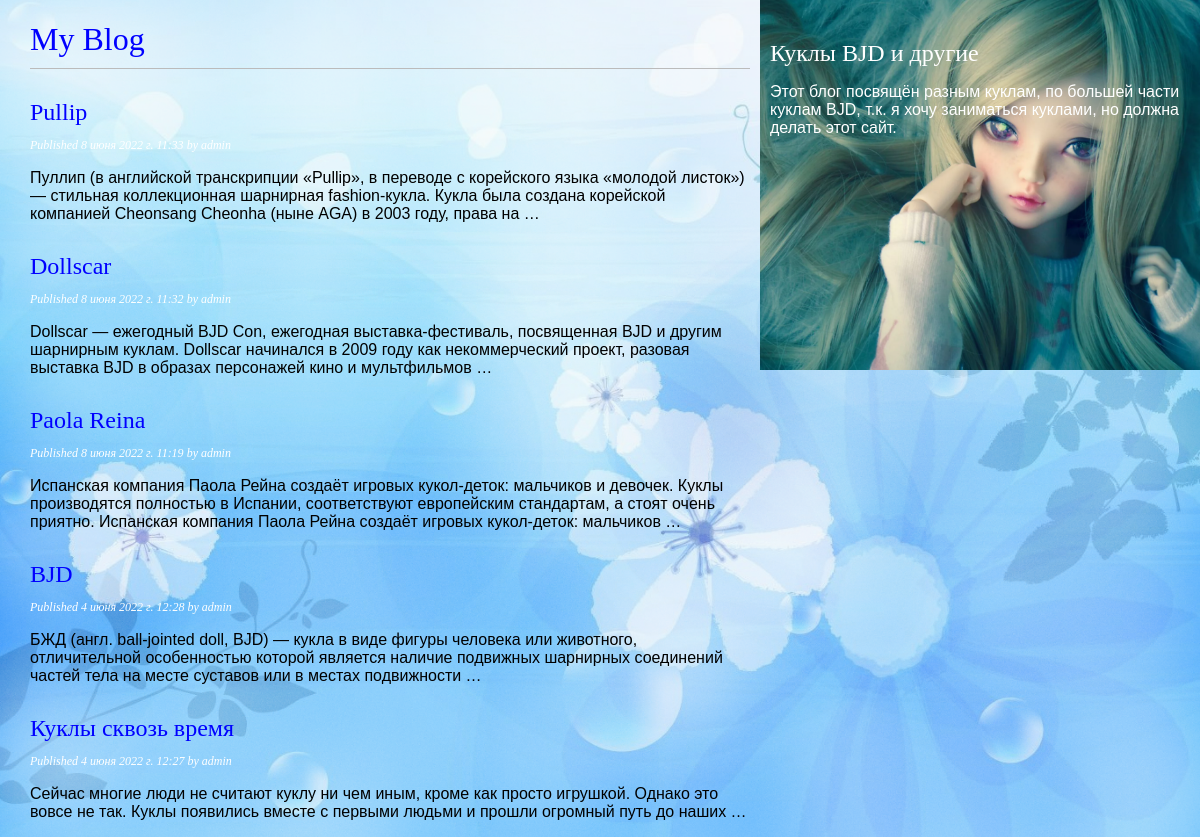
Screenshot of /blog/ with the database file from the repository.
### blog/models.py (models this page shows, shortened)
class Post(models.Model):
     class Status(models.TextChoices):
        DRAFT = 'DF', 'Draft'
        PUBLISHED = 'PB', 'Published'
     title = models.CharField(max_length=250)
     slug = models.SlugField(max_length=250)
     author = models.ForeignKey(User,
     on_delete=models.CASCADE,
     related_name='blog_posts')
     body = models.TextField()
     publish = models.DateTimeField(default=timezone.now)
     created = models.DateTimeField(auto_now_add=True)
     updated = models.DateTimeField(auto_now=True)
     status = models.CharField(max_length=2,
     choices=Status.choices,
     default=Status.DRAFT)
     objects = models.Manager() # The default manager.
     published = PublishedManager() # Our custom manager.
     class Meta:
        ordering = ['-publish']
        indexes = [
     models.Index(fields=['-publish']),
     ]

### blog/views.py (the view)
# urls.py: path('', views.post_list, name='post_list'),
def post_list(request):
     posts = Post.published.all()
     return render(request,
     'blog/post/list.html',
     {'posts': posts})

### blog/models.py (called while the page is built)
     def get_queryset(self):
        return super().get_queryset()\
            .filter(status=Post.Status.PUBLISHED)

### blog/templates/blog/post/list.html (shortened to what this page needs)
{% extends "blog/base.html" %}
{% block content %}
  <h1>My Blog</h1>
  {% for post in posts %}
    <h2>
      <a href="{% url 'blog:post_detail' post.id %}">
        {{ post.title }}
      </a>
    </h2>
    <p class="date">
      Published {{ post.publish }} by {{ post.author }}
    </p>
    {{ post.body|truncatewords:30|linebreaks }}
  {% endfor %}
{% endblock %}

### blog/templates/blog/base.html (shortened to what this page needs)
{% load static %}
<!DOCTYPE html>
<html>
<head>
  <link href="{% static "css/blog.css" %}" rel="stylesheet">
</head>
<body>
  <div id="content">
    {% block content %}
    {% endblock %}
  </div>
  <div id="sidebar">
    <h2>Куклы BJD и другие</h2>
    <p>Этот блог посвящён разным куклам, по большей части куклам BJD, т.к. я хочу заниматься куклами, но должна делать этот сайт.</p>
  </div>
</body>
</html>

### blog/static/css/blog.css (style rules this page uses)
body { margin:0; padding:0; font-family:MS Sans Serif, sans-serif; background: url(r.bmpq.png) no-repeat; background-size:cover; }
a { color:#0000ff; text-decoration:none; font-family:Monotype Corsiva, cursive; }
h1 { font-weight:normal; border-bottom:1px solid #bbb; padding:0 0 10px 0; font-family:Monotype Corsiva, cursive; color:#0000ff; }
h2 { font-weight:normal; margin:30px 0 0; font-family:Monotype Corsiva, cursive; color:#ffffff; }
#content { float:left; width:60%; padding:0 0 0 30px; }
#sidebar { float:right; width:420px; padding:10px; background:#91c2f5; background: url(Безымянный1.png) no-repeat; background-size:cover; height:350px; color:#ffffff }
p.date { color:#ffffff; font-family: georgia, serif; font-size: 12px; font-style: italic; }

### rows the page displays
Post: title "Pullip", publish "8 июня 2022 г. 11:33", author "admin", body "Пуллип (в английской транскрипции «Pullip», в переводе с корейского языка «молодой листок»)— стильная коллекционная шарнирная fashion-кукла. Кукла была создана корейской компанией Cheonsang Cheonha (ныне AGA) в 2003 году, права на …"
Post: title "Dollscar", publish "8 июня 2022 г. 11:32", author "admin", body "Dollscar — ежегодный BJD Con, ежегодная выставка-фестиваль, посвященная BJD и другим шарнирным куклам. Dollscar начинался в 2009 году как некоммерческий проект, разовая выставка BJD в образах персонажей кино и мультфильмов …"
Post: title "Paola Reina", publish "8 июня 2022 г. 11:19", author "admin", body "Испанская компания Паола Рейна создаёт игровых кукол-деток: мальчиков и девочек. Куклы производятся полностью в Испании, соответствуют европейским стандартам, а стоят очень приятно. Испанская компания Паола Рейна создаёт игровых кукол-деток: мальчиков …"
Post: title "BJD", publish "4 июня 2022 г. 12:28", author "admin", body "БЖД (англ. ball-jointed doll, BJD) — кукла в виде фигуры человека или животного, отличительной особенностью которой является наличие подвижных шарнирных соединений частей тела на месте суставов или в местах подвижности …"
Post: title "Куклы сквозь время", publish "4 июня 2022 г. 12:27", author "admin", body "Сейчас многие люди не считают куклу ни чем иным, кроме как просто игрушкой. Однако это вовсе не так. Куклы появились вместе с первыми людьми и прошли огромный путь до наших …"
